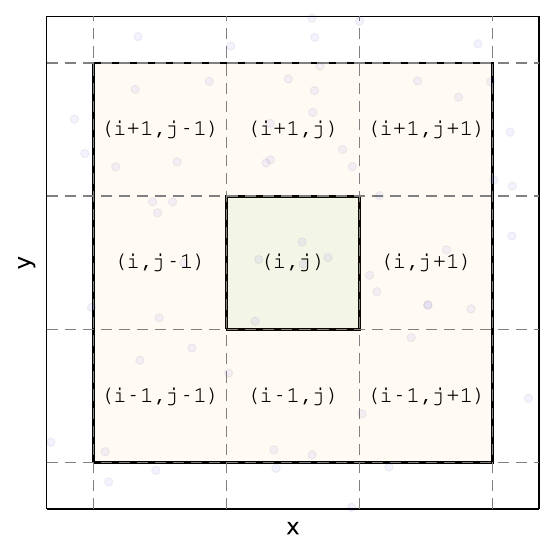

Write the Julia code that produced this figure.
using Plots
using Random
Random.seed!(9)

function square(c,side)
  x = [ c[1]-side/2, c[1]+side/2, c[1]+side/2, c[1]-side/2, c[1]-side/2]  
  y = [ c[2]-side/2, c[2]-side/2, c[2]+side/2, c[2]+side/2, c[2]-side/2]
  return x, y
end

plot()

x,y=square([5,5],2)
plot!(x,y,seriestype=[:shape],
      linewidth=2,fillalpha=0.05,color="green",label="")

x,y=square([5,5],6)
plot!(x,y,seriestype=[:shape],
      linewidth=2,fillalpha=0.05,color="orange",label="")

lines = collect(2:2:8)
vline!(lines,color="gray",label="",style=:dash)
hline!(lines,color="gray",label="",style=:dash)

px = [ 0.1 + 9.8*rand() for i in 1:100 ]
py = [ 0.1 + 9.8*rand() for i in 1:100 ]
scatter!(px,py,label="",alpha=0.05,color="blue")

using LaTeXStrings

fontsize=8
annotate!(3,3,text("(i-1,j-1)",fontsize,:Courier))
annotate!(5,3,text("(i-1,j)",fontsize,:Courier))
annotate!(7,3,text("(i-1,j+1)",fontsize,:Courier))

annotate!(3,5,text("(i,j-1)",fontsize,:Courier))
annotate!(5,5,text("(i,j)",fontsize,:Courier))
annotate!(7,5,text("(i,j+1)",fontsize,:Courier))

annotate!(3,7,text("(i+1,j-1)",fontsize,:Courier))
annotate!(5,7,text("(i+1,j)",fontsize,:Courier))
annotate!(7,7,text("(i+1,j+1)",fontsize,:Courier))

plot!(size=(400,400), 
      xlim=(1.3,8.7),xticks=:none,
      ylim=(1.3,8.7),yticks=:none,
      framestyle=:box,
      xlabel="x",ylabel="y",grid=false)
savefig("lcells2.pdf")
